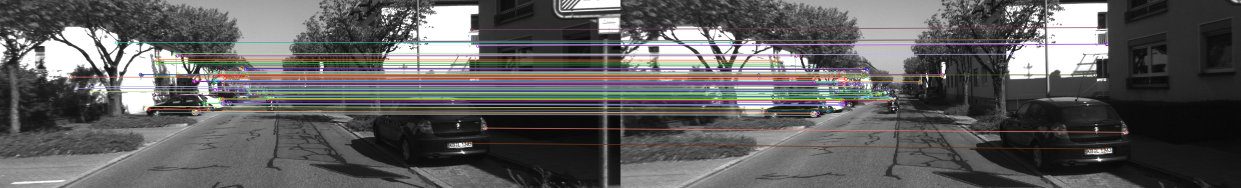
#> input picture assignments/assignment-3/task1/results/essential_inliers.png, 2482 x 376 px, given in place of 000000.png, which was not available (shown at 1/2 size)
$ python orb_features.py
#> lines starting #> are read from the running program, lines starting #| are printed output that depends on the picture

import cv2
from pathlib import Path

# -------------------------------------------------
# Task 1: ORB Feature Detection and Matching
# KITTI Odometry Dataset - Sequence 00
# -------------------------------------------------

# Use the script's directory so paths work in VS Code
BASE_DIR = Path(__file__).resolve().parent

IMAGE_DIR = BASE_DIR / "kitti_dataset" / "sequences" / "00" / "image_0"
RESULTS_DIR = BASE_DIR / "results"
RESULTS_DIR.mkdir(parents=True, exist_ok=True)

# Step 1: Load two consecutive grayscale images
img1 = cv2.imread(str(IMAGE_DIR / "000000.png"), cv2.IMREAD_GRAYSCALE)
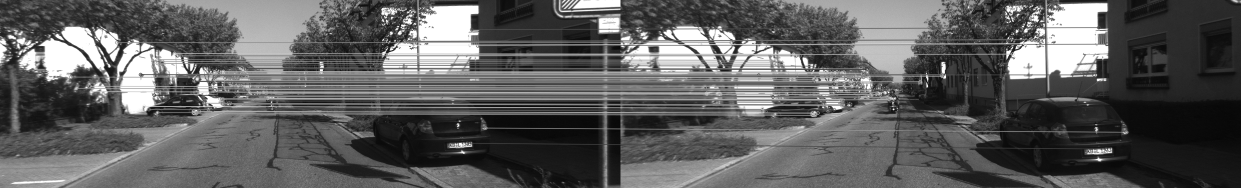
#> img1: shape (376, 2482) (shown at 1/2 size); min 5, max 255, mean 93.9
img2 = cv2.imread(str(IMAGE_DIR / "000001.png"), cv2.IMREAD_GRAYSCALE)
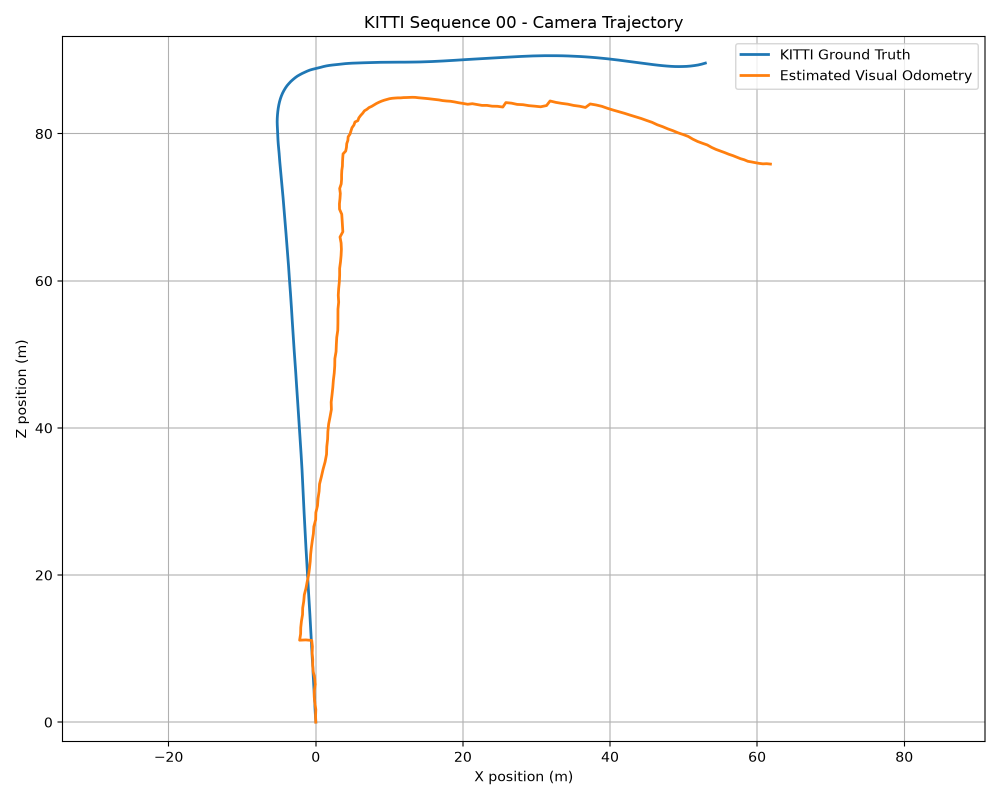
#> input picture assignments/assignment-3/task1/results/trajectory_comparison.png, 2000 x 1600 px, given in place of 000001.png, which was not available (shown at 1/2 size)
#> img2: shape (1600, 2000); min 0, max 255, mean 250.9

if img1 is None or img2 is None:
    raise FileNotFoundError("Unable to load KITTI images.")

print("KITTI images loaded successfully.")
print(f"Image dimensions: {img1.shape}")
#| Image dimensions: (376, 2482)

# Step 2: Initialize ORB detector
orb = cv2.ORB_create(nfeatures=2000)

# Step 3: Detect keypoints and compute descriptors
kp1, des1 = orb.detectAndCompute(img1, None)
#> kp1 = 2000 keypoints; strongest (x, y, size): (780, 99, 31), (2031, 97, 31), (793, 94, 31), (780, 98, 37.2)
kp2, des2 = orb.detectAndCompute(img2, None)
#> kp2 = 2000 keypoints; strongest (x, y, size): (1796, 1508, 31), (81, 262, 31), (1967, 1480, 31), (127, 1480, 31)

print(f"Frame 0 keypoints: {len(kp1)}")
#| Frame 0 keypoints: 2000
print(f"Frame 1 keypoints: {len(kp2)}")
#| Frame 1 keypoints: 2000

if des1 is None or des2 is None:
    raise RuntimeError("ORB descriptors could not be computed.")

# Step 4: Match ORB descriptors
matcher = cv2.BFMatcher(cv2.NORM_HAMMING, crossCheck=True)
matches = matcher.match(des1, des2)
#> matches = 264 matches

# Step 5: Sort matches by descriptor distance
matches = sorted(matches, key=lambda match: match.distance)

print(f"Total feature matches: {len(matches)}")
#| Total feature matches: 264

# Step 6: Draw the best 100 matches
matched_image = cv2.drawMatches(
    img1,
    kp1,
    img2,
    kp2,
    matches[:100],
    None,
    flags=cv2.DrawMatchesFlags_NOT_DRAW_SINGLE_POINTS
)
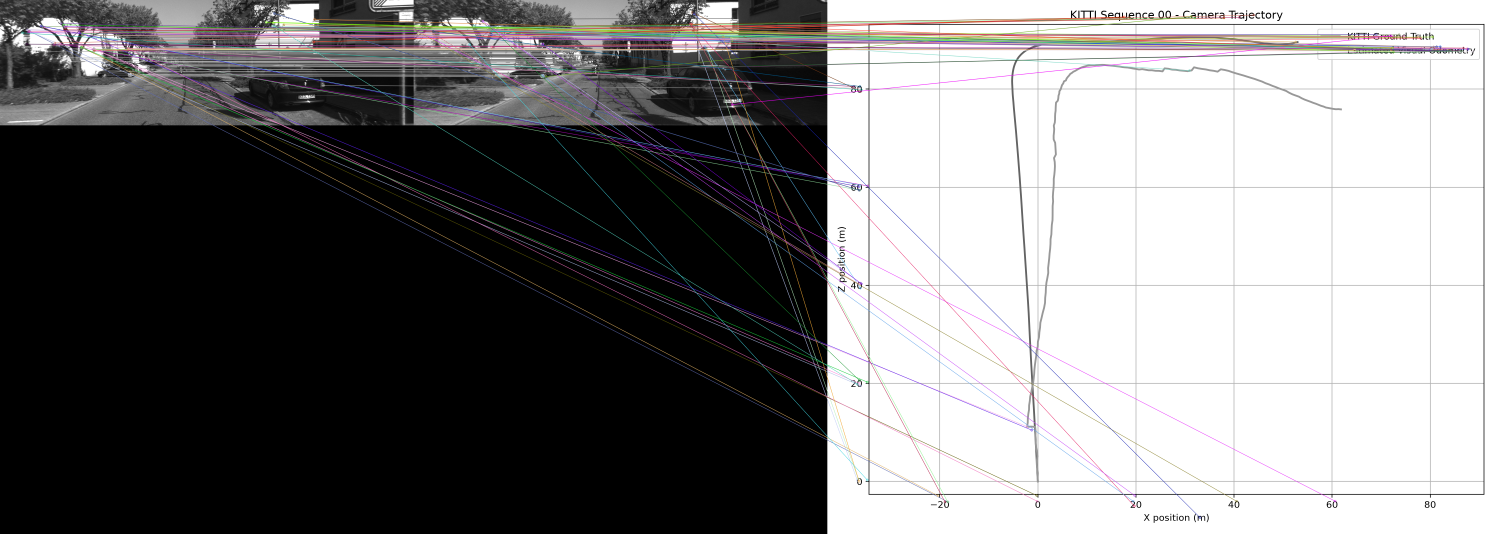
#> matched_image: shape (1600, 4482, 3) (shown at 1/3 size); mean of channels 0, 1, 2 124, 123.6, 124.6; drawn as B, G, R

# Step 7: Save the results
output_path = RESULTS_DIR / "orb_matches.png"

if not cv2.imwrite(str(output_path), matched_image):
    raise RuntimeError("Failed to save matched image.")

print(f"Feature matching image saved to: {output_path}")
